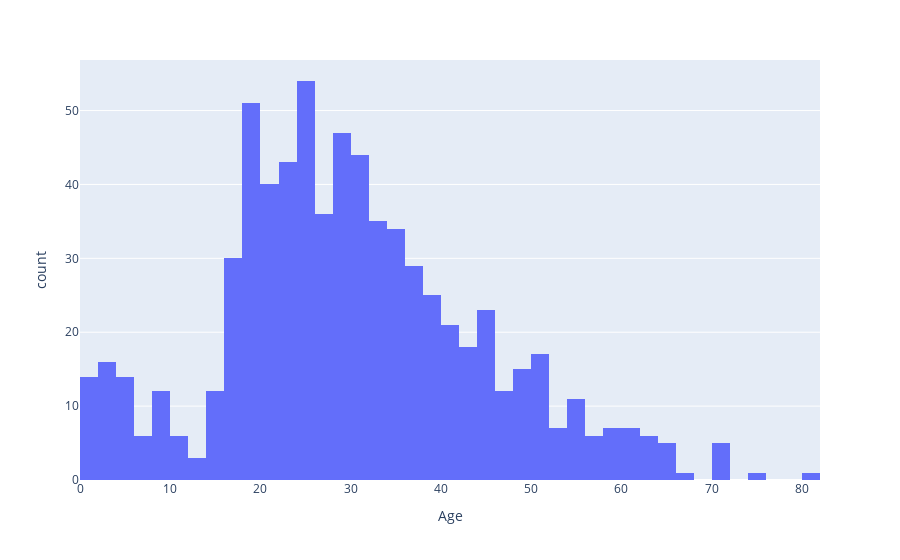

The notebook cell this image was saved under:
### Markdown cell above
## 1. Show the age distribution in the data using a histogram.

### Code cell
age histogram
fig = px.histogram(titanic_data, x="Age")
fig.show()

### Figure 1 — Plotly figure (JSON) as saved in the notebook; plotly's stock layout.template omitted (floating-point values rounded to 4 significant figures; data arrays with more than 128 entries replaced by an {"elided": "..."} marker saying what was removed)
{"data": [{"alignmentgroup": "True", "bingroup": "x", "hovertemplate": "Age=%{x}<br>count=%{y}<extra></extra>", "legendgroup": "", "marker": {"color": "#636efa", "pattern": {"shape": ""}}, "name": "", "offsetgroup": "", "orientation": "v", "showlegend": false, "type": "histogram", "x": {"elided": "891 float values"}, "xaxis": "x", "yaxis": "y"}], "layout": {"barmode": "relative", "legend": {"tracegroupgap": 0}, "margin": {"t": 60}, "xaxis": {"anchor": "y", "domain": [0, 1], "title": {"text": "Age"}}, "yaxis": {"anchor": "x", "domain": [0, 1], "title": {"text": "count"}}}}
